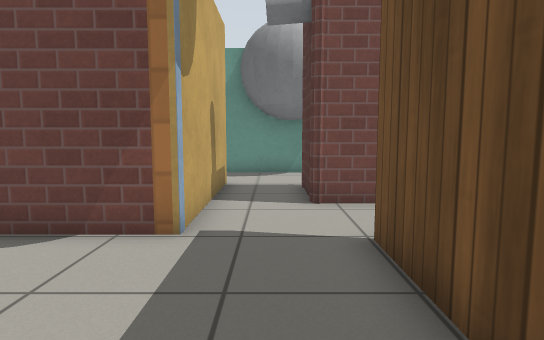
[1] (above)

18 first-person views from a walk through a robot-simulator world made for Gazebo. The camera is 0.82 m above the floor, tilts 6° down and sees 75° across. The floor is counted in squares, 0.5 m on a side. Each view is taken from the middle of a square. On the plan, view 1 faces up. The plan holds only what a view shows up to about 17 squares ahead; the rest is blank. Gazebo's built-in surfaces are drawn with simple patterns.

[2]
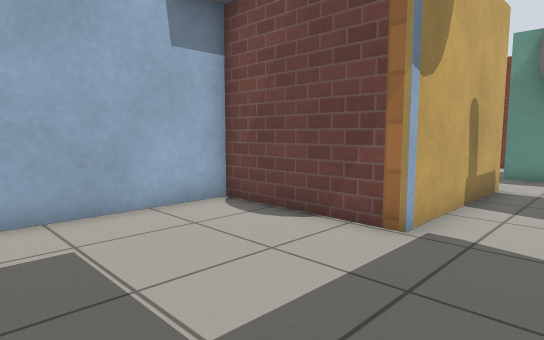

[3]
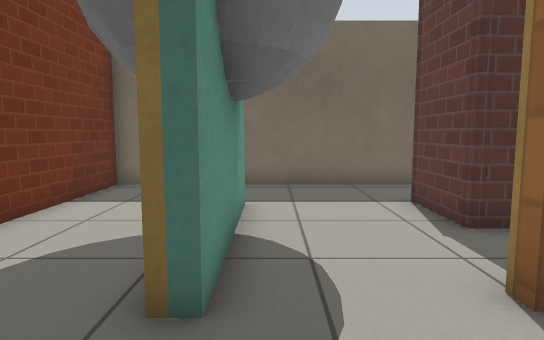

[4]
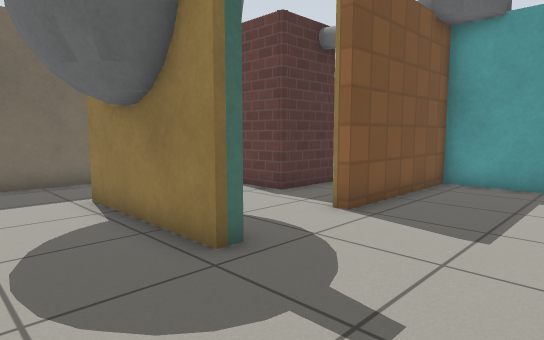

[5]
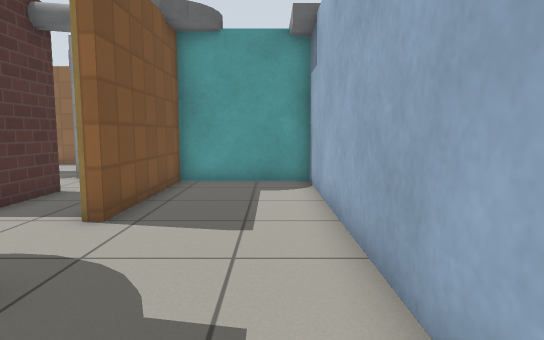

[6]
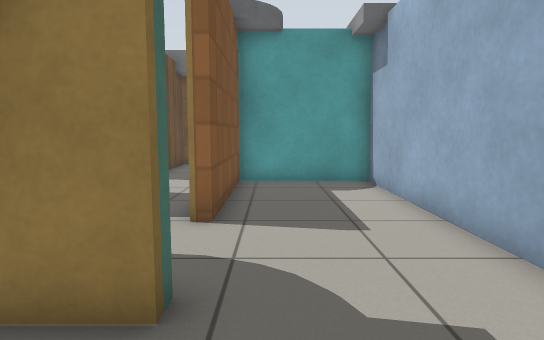

[7]
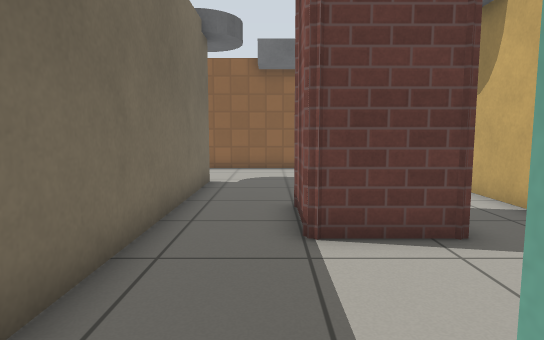

[8]
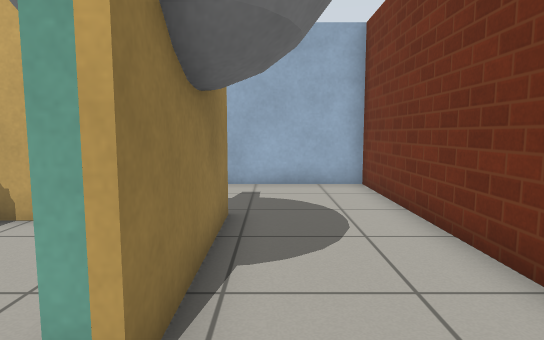

[9]
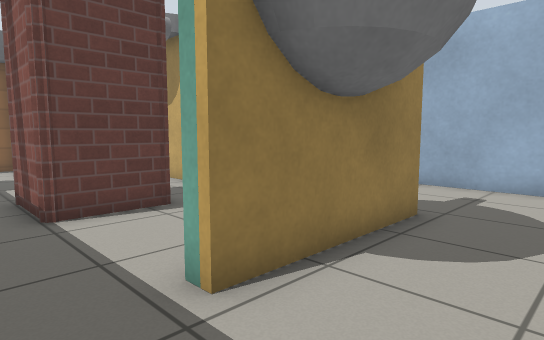

[10]
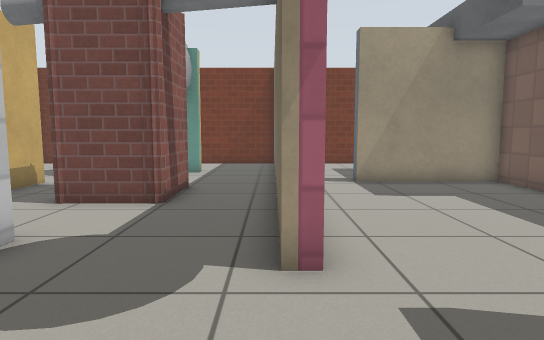

[11]
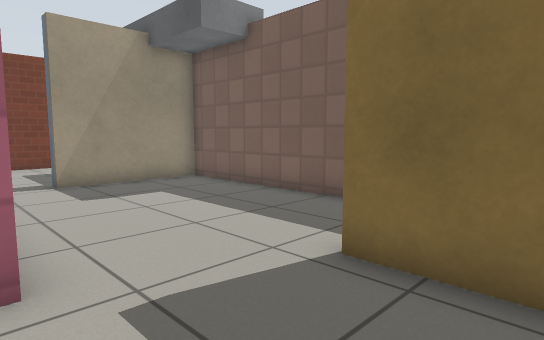

[12]
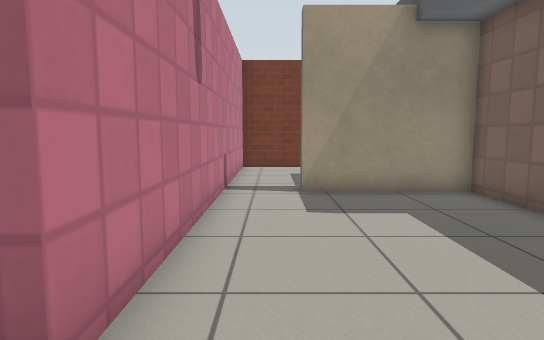

[13]
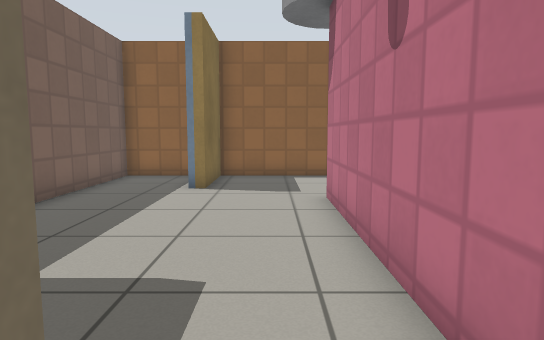

[14]
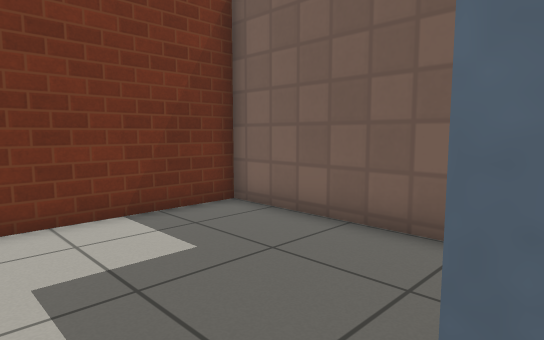

[15]
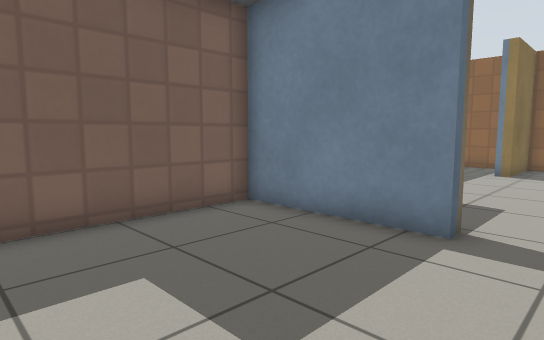

[16]
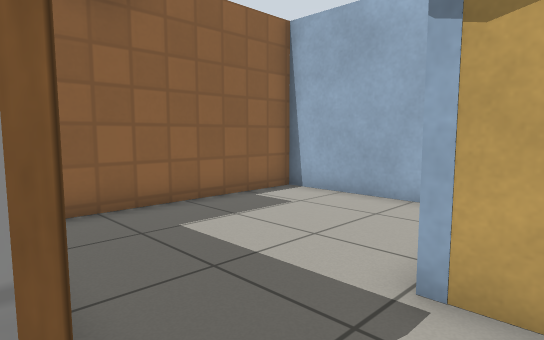

[17]
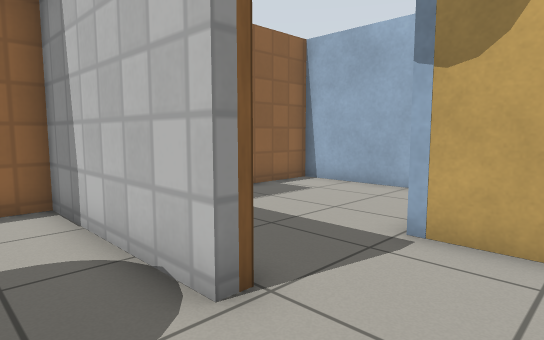

[18]
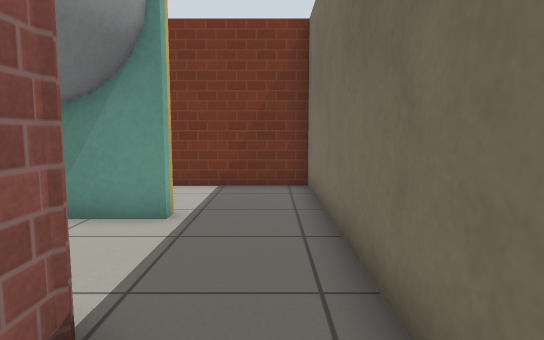

### Floor plan
Points are (right, up) in squares from view 1. A wall is a line through its corners. A room is listed if a view was taken in it or the views show most of it. See-through windows are left out.
Room 1 (views 1, 2, 3, 4, 5, 6, 7, 8, 9, 16, 17, 18)
walls: (0.9, 10.5) (1, 10.6) (3.5, 10.6) (3.5, 8.2) (3.4, 8.1) (0.9, 8.1) (0.9, 10.5); (-0.5, 14.6) (-2, 14.6) (-2, 15.1) (-0.4, 15.1); (-3.4, 5.6) (-5.5, 5.6); (-5.5, 6.1) (-2, 6.1) (-2, 11.6) (-1.5, 11.6) (-1.5, 5.6) (-2.5, 5.6); (-6.3, 5.5) (-6.3, -0.5) (-0.4, -0.5); (6.1, 6.4) (6.1, 18.9) (-6.3, 18.9) (-6.3, 6.5); (1.6, 0.9) (1.6, 5.3) (2.1, 5.3)
ways out: opening at (2, 6.5) to room 2; opening at (4, 7) to room 2
objects: grey ball (0, 13) to (2, 16)
Room 2 (views 10, 11, 12)
walls: (6.1, 5.4) (6.1, 6.4); (11.1, -0.5) (13.5, -0.5) (13.5, 9.5); (6.6, 11.4) (6.6, 5.4); (2.1, 5.3) (2.1, -0.5); (4.5, -0.5) (10, -0.5) (10, 2.6) (10.5, 2.6); (13.5, 11.8) (8.8, 11.8)
ways out: opening at (2, 6.5) to room 1; opening at (4, 7) to room 1; opening at (7.5, 12) to room 3
objects: grey cylinder (6, 4) to (6, 5)
Room 3 (views 13, 14, 15)
walls: (8.8, 11.8) (8.8, 12.3) (13.6, 12.3); (13.5, 15.4) (13.5, 18.9) (6.6, 18.9) (6.6, 11.4)
ways out: opening at (7.5, 12) to room 2

Where each view was taken, in squares from view 1:
view 1: 0 up, 0 right, facing up
view 2: 0 up, 1 right, facing up-left
view 3: 14 up, 5 left, facing right
view 4: 18 up, 6 left, facing down-right
view 5: 18 up, 5 left, facing down
view 6: 18 up, 3 left, facing down
view 7: 16 up, 4 right, facing down
view 8: 16 up, 5 right, facing left
view 9: 18 up, 5 right, facing down-left
view 10: 0 up, 6 right, facing up
view 11: 0 up, 6 right, facing up-right
view 12: 2 up, 8 right, facing up
view 13: 13 up, 8 right, facing down
view 14: 12 up, 8 right, facing up-right
view 15: 18 up, 7 right, facing down-right
view 16: 7 up, 2 right, facing down-left
view 17: 8 up, 4 right, facing down-left
view 18: 8 up, 5 right, facing up
